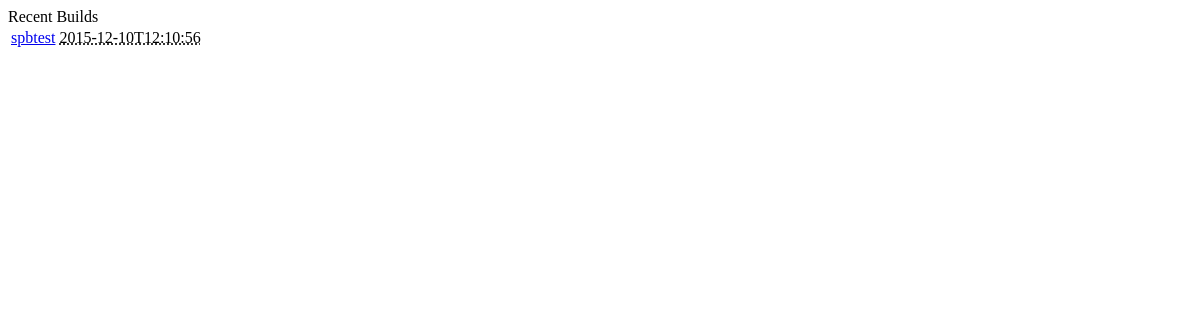
Before: /recent_builds with the older database file.
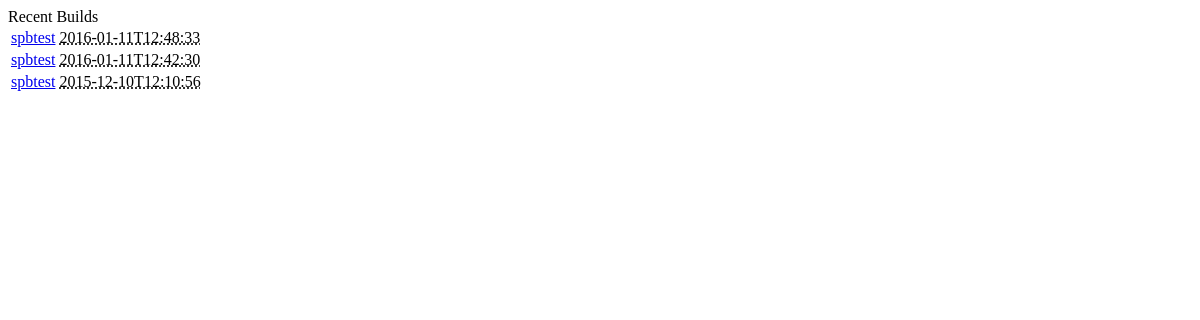
After: the same page with the newer database file.
### viewhistory/models.py (models this page shows, shortened)
class Job(models.Model):
    package = models.ForeignKey(Package)
    job_id = models.CharField(max_length=50) # unique for each job
    repository = models.CharField(max_length=20)
    r_version = models.CharField(max_length=10)
    bioc_version = models.CharField(max_length=10)
    time_started = models.DateTimeField()
    pkg_url = models.CharField(max_length=200)
    force = models.BooleanField()
    client_id = models.CharField(max_length=255)

class Package(models.Model):
    name = models.CharField(max_length=40)
    last_built_at = models.DateTimeField(auto_now=True)
    added_at = models.DateTimeField(auto_now_add=True)

### viewhistory/views.py (the view)
# urls.py: url(r'^recent_builds', 'viewhistory.views.recent_builds'),
def recent_builds(request):
    j = Job.objects.order_by("-time_started")[:20]
    return render_to_response("recent_builds.html",
        {"recent_builds": j}, context_instance=RequestContext(request))

### viewhistory/templates/recent_builds.html (shortened to what this page needs)
{% block content %}
    {% if recent_builds %}
            <table>
                {% for build in recent_builds %}
                    <tr>
                        <td><a href="http://staging.bioconductor.org:8000/job/{{build.id}}">{{build.package.name}}</a></td>
                        <td><abbr class="timeago" title="{{build.time_started|date:"c"}}">{{build.time_started|date:"c"}}</abbr></td>
                    </tr>
                {% endfor %}
        </table>
    {% endif %}
{% endblock %}

Changed rows visible on the page:
added Job: package.name "spbtest", time_started "2016-01-11T12:48:33"
added Job: package.name "spbtest", time_started "2016-01-11T12:42:30"
